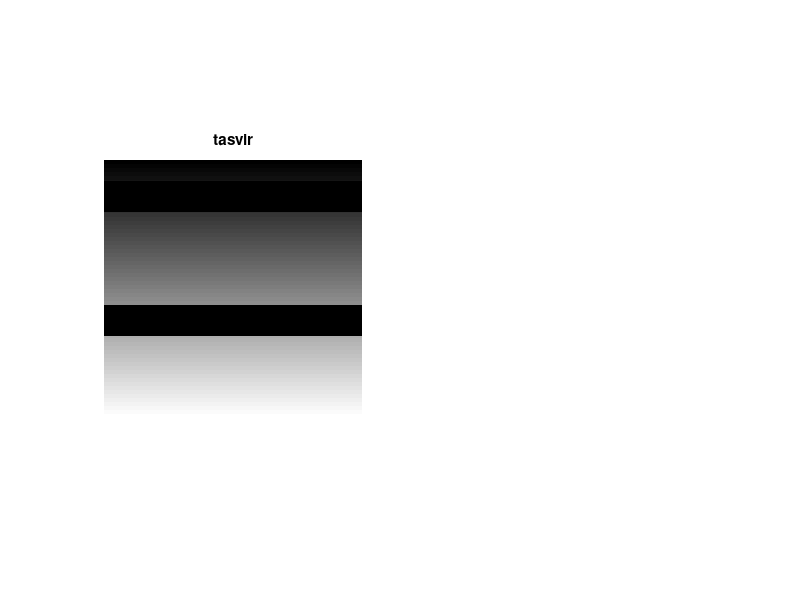

Source code (MATLAB):
clc;
close all;
clear all;
image=zeros(256*4,'uint8');
for i = 1:256
    image((i*4)+3:(i*4)+5,1:256*4)=i;
end
subplot(1,2,1),imshow(image),title('tasvir');
